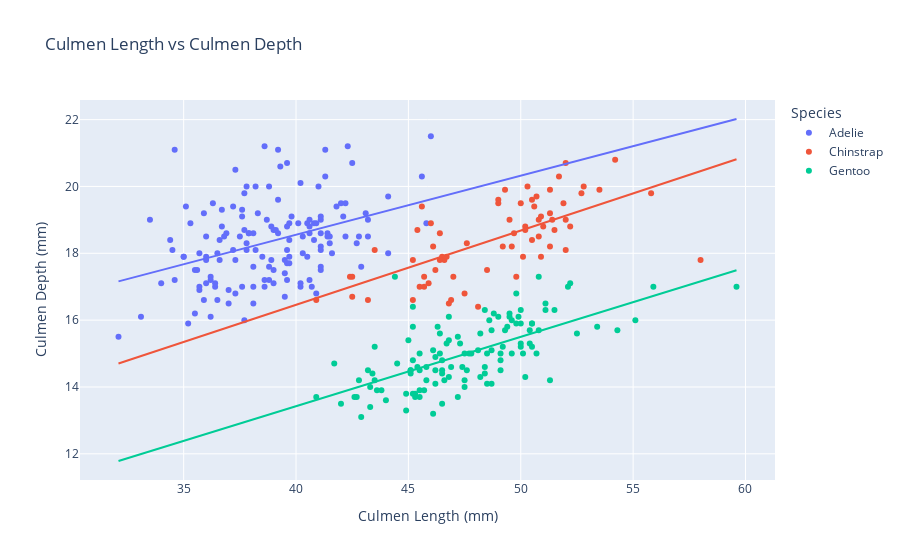

This figure's notebook cell:
### Markdown cell above
Now we begin our first analysis. We will examine the relationship between Culmen Length and Depth, grouped by species. In addition to plotting all the points in a scatterplot, we will add lines of best fit to each Species to demonstrate the relationship in clearer visual terms.

### Code cell
# Create scatterplot in plotly, colored by species
fig = px.scatter(penguins, x="Culmen Length (mm)", y="Culmen Depth (mm)", color="Species", title="Culmen Length vs Culmen Depth")

# Define function that takes in a dataframe and species, and returns the coefficients of the line of best fit
def regression_by_species(data, species):
    '''
    data: pandas DataFrame
    species: str
    This function takes in a pandas DataFrame and a species, and returns the coefficients of the line of best fit for the Culmen Length vs Culmen Depth for that species.
    returns: tuple
    '''
    data = data[data["Species"] == species]
    X = data["Culmen Length (mm)"].values.reshape(-1, 1)
    y = data["Culmen Depth (mm)"].values.reshape(-1,1)
    LR = LinearRegression()
    LR.fit(X,y)
    return LR.coef_, LR.intercept_

# Now define x indices and colors for the line of best fit for each species
x_range = np.linspace(penguins["Culmen Length (mm)"].min(), penguins["Culmen Length (mm)"].max(), 100)
colors = px.colors.qualitative.Plotly

# Finally, loop through each species and add the line of best fit to the plot
for i, species in enumerate(penguins["Species"].unique()):
    coef, intercept = regression_by_species(penguins, species)
    y_range = coef[0][0] * x_range + intercept[0]
    fig.add_trace(px.line(x=x_range, y=y_range).data[0].update(line=dict(color=colors[i])), row=None, col=None)

# Show our figure
fig.show()
